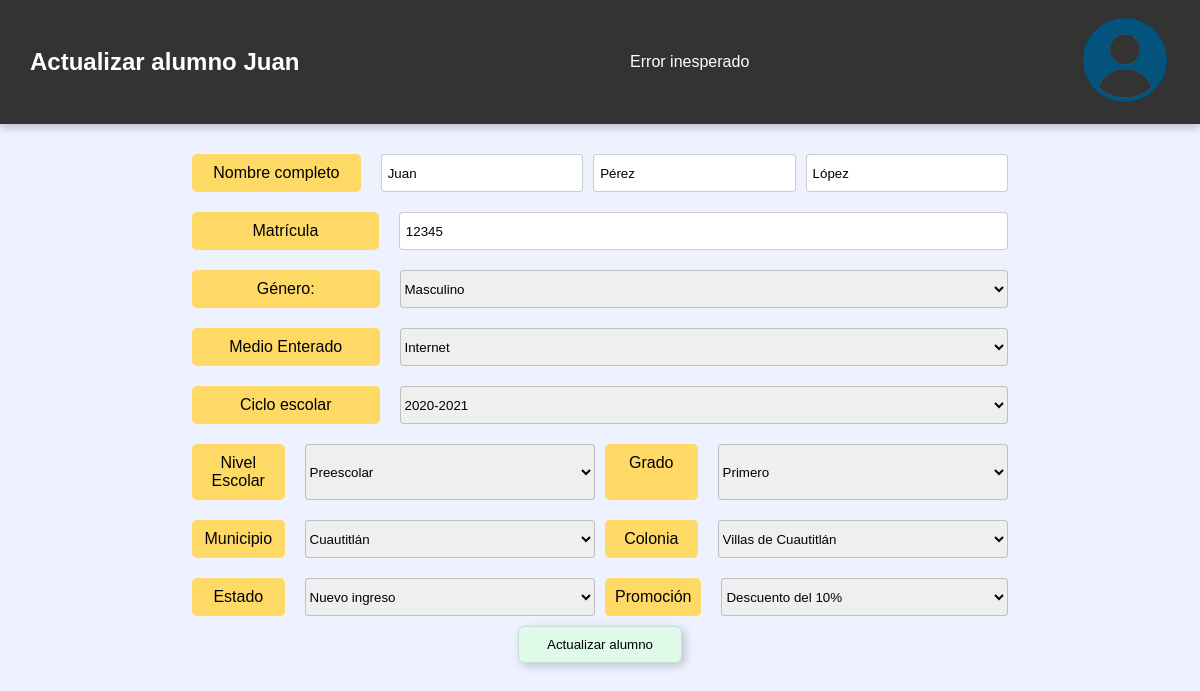
Screenshot of /actualizar_alumno.php?id=1 (signed in) with the database file from the repository.
### tables this page shows
CREATE TABLE alumno (
    id INT NOT NULL PRIMARY KEY AUTO_INCREMENT,
    nombre VARCHAR(60) NOT NULL,
    Ap VARCHAR(50) NOT NULL,
    Am VARCHAR(50) NOT NULL,
    matricula INT NOT NULL UNIQUE,
    municipio INT NOT NULL,
    genero INT NOT NULL,
    colonia INT NOT NULL,
    medio_enterado INT NOT NULL,
    promocion INT NOT NULL,
    estado INT NOT NULL,
    nivel_grado_ciclo_id INT NOT NULL,
    FOREIGN KEY (nivel_grado_ciclo_id) REFERENCES nivel_grado_ciclo(id) ON DELETE CASCADE,
    FOREIGN KEY (estado) REFERENCES estado(id) ON DELETE CASCADE,
    FOREIGN KEY (promocion) REFERENCES promocion(id) ON DELETE CASCADE,
    FOREIGN KEY (medio_enterado) REFERENCES medio_enterado(id) ON DELETE CASCADE,
    FOREIGN KEY (colonia) REFERENCES colonia(id) ON DELETE CASCADE,
    FOREIGN KEY (municipio) REFERENCES municipio(id) ON DELETE CASCADE,
    FOREIGN KEY (genero) REFERENCES genero(id) ON DELETE CASCADE
);

CREATE TABLE genero (
    id INT NOT NULL PRIMARY KEY AUTO_INCREMENT,
    descripcion VARCHAR(50) NOT NULL
);

CREATE TABLE medio_enterado (
    id INT NOT NULL PRIMARY KEY AUTO_INCREMENT,
    descripcion VARCHAR(50) NOT NULL
);

CREATE TABLE nivel_grado_ciclo (
    id INT NOT NULL PRIMARY KEY AUTO_INCREMENT,
    nivel_educativo_id INT NOT NULL,
    grado_id INT NOT NULL,
    ciclo_id INT NOT NULL,
    FOREIGN KEY (nivel_educativo_id) REFERENCES nivel_educativo(id) ON DELETE CASCADE,
    FOREIGN KEY (grado_id) REFERENCES grado(id) ON DELETE CASCADE,
    FOREIGN KEY (ciclo_id) REFERENCES ciclo(id) ON DELETE CASCADE
);

CREATE TABLE ciclo (
    id INT NOT NULL PRIMARY KEY AUTO_INCREMENT,
    descripcion VARCHAR(50) NOT NULL
);

CREATE TABLE nivel_educativo (
    id INT NOT NULL PRIMARY KEY AUTO_INCREMENT,
    descripcion VARCHAR(50) NOT NULL
);

CREATE TABLE grado (
    id INT NOT NULL PRIMARY KEY AUTO_INCREMENT,
    descripcion VARCHAR(50) NOT NULL,
    nivel_educativo_id INT NOT NULL,
    FOREIGN KEY (nivel_educativo_id) REFERENCES nivel_educativo(id) ON DELETE CASCADE
);

CREATE TABLE municipio (
    id INT NOT NULL PRIMARY KEY AUTO_INCREMENT,
    descripcion VARCHAR(50) NOT NULL
);

CREATE TABLE colonia (
    id INT NOT NULL PRIMARY KEY AUTO_INCREMENT,
    descripcion VARCHAR(50) NOT NULL,
    municipio_id INT NOT NULL, 
    FOREIGN KEY (municipio_id) REFERENCES municipio(id) ON DELETE CASCADE
);

CREATE TABLE estado(
    id INT NOT NULL PRIMARY KEY AUTO_INCREMENT,
    descripcion VARCHAR(50) NOT NULL
);

CREATE TABLE promocion (
    id INT NOT NULL PRIMARY KEY AUTO_INCREMENT,
    descripcion VARCHAR(50) NOT NULL
);

### actualizar_alumno.php (the view, shortened to what this page needs)
<?php
$pdo = Conexion::connection();
if (!$_SERVER["REQUEST_METHOD"] === "GET") {
    header("Location: ../index.php?mensaje=err1");
    exit();
} else{
    try {
        $id = $_GET['id'];
        $stmt = $pdo->prepare(
            "SELECT a.*,
                    g.descripcion as genero_descripcion,
                    me.descripcion as medio_descripcion,
                    mu.descripcion as municipio_descripcion,
                    col.descripcion as colonia_descripcion,
                    e.descripcion as estado_descripcion,
                    p.descripcion as promocion_descripcion
            FROM alumno a
            INNER JOIN genero g ON a.genero = g.id
            INNER JOIN medio_enterado me ON a.medio_enterado = me.id
            INNER JOIN municipio mu ON a.municipio = mu.id
            INNER JOIN colonia col ON a.colonia = col.id
            INNER JOIN estado e ON a.estado = e.id
            INNER JOIN promocion p ON a.promocion = p.id
            WHERE a.id = :id"
        );
        $stmt->bindParam(':id', $id);
        $stmt->execute();
        $alumno = $stmt->fetch(PDO::FETCH_ASSOC);
    } catch (\Throwable $th) {
        echo "Error: ". $th->getMessage();
        exit();
    }
    try {
        $stmt = $pdo->prepare(
            "SELECT ngc.id as nivel_grado_ciclo_id,
                    c.id as ciclo_id,
                    n.id as nivel_educativo_id,
                    g.id as grado_id,
                    c.descripcion as ciclo_descripcion,
                    n.descripcion as nivel_descripcion,
                    g.descripcion as grado_descripcion
            FROM nivel_grado_ciclo ngc
            INNER JOIN ciclo c ON ngc.ciclo_id = c.id
            INNER JOIN nivel_educativo n ON ngc.nivel_educativo_id = n.id
            INNER JOIN grado g ON ngc.grado_id = g.id
            WHERE ngc.id = :id"
        );
        $stmt->bindParam(':id', $alumno['nivel_grado_ciclo_id']);
        $stmt->execute();
        $nivel_grado_ciclo = $stmt->fetch(PDO::FETCH_ASSOC);
    } catch (\Throwable $th) {
        echo "Error: ". $th->getMessage();
        exit();
    }
}
?>
<!DOCTYPE html>
<html lang="es">
<head>
    <link rel="stylesheet" href="css/registrarAlumno.css">
    <link rel="stylesheet" href="css/header.css">
</head>
<body>
    <header>
        <h1>Actualizar alumno <?php echo htmlspecialchars($alumno['nombre']); ?></h1>
        <?php
            switch ($_GET['from']){
                default:
                    echo "Error inesperado";
                    break;
            }
        ?>
        <a href="usuario.php">
            <img src="img/usuario.png" alt="Cuenta de usuario">
        </a>
    </header>
    <div class="container">
        <form action="php/alumnos/actualizarAlumno.php" method="POST">
            <div class="form-group">
                <label for="nombre">Nombre completo</label>
                <input type="text" id="nombre" name="nombre" placeholder="Nombre(s)" value="<?php echo htmlspecialchars($alumno['nombre']); ?>" required>
                <input type="text" id="ap" name="ap" placeholder="Apellido Paterno" value="<?php echo htmlspecialchars($alumno['Ap']); ?>" required>
                <input type="text" id="am" name="am" placeholder="Apellido Materno" value="<?php echo htmlspecialchars($alumno['Am']); ?>" required>
            </div>
            <div class="form-group">
                <label for="matricula">Matrícula</label>
                <input type="text" id="matricula" name="matricula" value="<?php echo htmlspecialchars($alumno['matricula']); ?>" placeholder="0000" required>
            </div>
            <div class="form-group">
                <label for="genero">Género:</label>
                <select name="genero" id="genero" required onchange="limpiarSelect('genero')">
                    <option value="<?php echo htmlspecialchars($alumno['genero']); ?>">
                        <?php echo htmlspecialchars($alumno['genero_descripcion']); ?>
                    </option>
                </select>
            </div>
            <div class="form-group">
                <label for="medio_enterado">Medio Enterado</label>
                <select name="medio_enterado" id="medio_enterado" required onchange="limpiarSelect('medio_enterado')">
                    <option value="<?php echo htmlspecialchars($alumno['medio_enterado']); ?>">
                        <?php echo htmlspecialchars($alumno['medio_descripcion']); ?>
                    </option>
                </select>
            </div>
            <div class="form-group">
                <label for="ciclo">Ciclo escolar</label>
                <select name="ciclo" id="ciclo" required onchange="limpiarSelect('ciclo')">
                    <option value="<?php echo htmlspecialchars($nivel_grado_ciclo['ciclo_id']); ?>">
                        <?php echo htmlspecialchars($nivel_grado_ciclo['ciclo_descripcion']); ?>
                    </option>
                </select>
            </div>
            <div class="group-1">
                <div class="form-group">
                    <label for="nivel_escolar">Nivel Escolar</label>
                    <select name="nivel_escolar" id="nivel_escolar" onchange="cargarGrados()" required>
                        <option value="<?php echo htmlspecialchars($nivel_grado_ciclo['nivel_educativo_id']);?>">
                            <?php echo htmlspecialchars($nivel_grado_ciclo['nivel_descripcion']); ?>
                    </select>
                </div>
                <div class="form-group">
                    <label for="grado">Grado</label>
                    <select name="grado" id="grado" required onchange="limpiarSelect('grado')">
                        <option value="<?php echo htmlspecialchars($nivel_grado_ciclo['grado_id']);?>">
                            <?php echo htmlspecialchars($nivel_grado_ciclo['grado_descripcion']); ?>
                        </option>
                    </select>
                </div>
            </div>
            <div class="group-1">
                <div class="form-group">
                    <label for="municipio">Municipio</label>
                    <select name="municipio" id="municipio" onchange="cargarColonias()" required>
                        <option value="<?php echo htmlspecialchars($alumno['municipio']);?>">
                            <?php echo htmlspecialchars($alumno['municipio_descripcion']); ?>
                        </option>
                    </select>
                </div>
                <div class="form-group">
                    <label for="colonia">Colonia</label>
                    <select name="colonia" id="colonia" required onchange="limpiarSelect('colonia')">
                        <option value="<?php echo htmlspecialchars($alumno['colonia']);?>">
                            <?php echo htmlspecialchars($alumno['colonia_descripcion']); ?>
                        </option>
                    </select>
                </div>
            </div>
            <div class="group-1">
                <div class="form-group">
                    <label for="estado">Estado</label>
                    <select name="estado" id="estado" required onchange="limpiarSelect('estado')">
                        <option value="<?php echo htmlspecialchars($alumno['estado']);?>">
                            <?php echo htmlspecialchars($alumno['estado_descripcion']); ?>
                        </option>
                    </select>
                </div>
                <div class="form-group">
                <label for="promocion">Promoción</label>
                <select name="promocion" id="promocion" required onchange="limpiarSelect('promocion')">
                    <option value="<?php echo htmlspecialchars($alumno['promocion']);?>">
                        <?php echo htmlspecialchars($alumno['promocion_descripcion']); ?>
                    </option>
                </select>
                </div>
            </div>
            <button type="submit" class="submit-btn">Actualizar alumno</button>
        </form>
    </div>
</body>
</html>

### css/registrarAlumno.css (style rules this page uses)
.container { width: 68%; margin: 20px auto; animation: inicio 1s normal; }
form { display: flex; flex-direction: column; align-items: center; }
.form-group { display: flex; justify-content: space-between; margin: 10px 0; width: 100%; gap: 10px; }
.group-1 { display: flex; width: 100%; gap: 10px; }
.form-group:first-child { gap: 10px; }
.form-group label { width: 30%; text-align: center; margin-right: 10px; background-color: #ffd966; padding: 10px; border-radius: 5px; }
label[for="nombre"] { width: 80%; }
.form-group select { width: 100%; border: 1px solid rgb(0, 0, 0, 0.2); border-radius: 4px; }
form input[type="text"], form input[type="password"] { padding: 6px; border: 1px solid rgb(0, 0, 0, 0.2); border-radius: 4px; width: 100%; outline: none; transition: .3s; }
form button[type="submit"] { width: 20%; padding: 10px; border-radius: 6px; border: 1px solid rgb(0, 0, 0, 0.1); background-color: #dffae8; box-shadow: 3px 3px 10px rgb(0, 0, 0, 0.2); transition: .5s; outline: none; }

### css/header.css (style rules this page uses)
* { padding: 0; margin: 0; box-sizing: border-box; }
html { font-family: 'Poppins', sans-serif; background-color: #eef2ff; }
header { background-color: #333; color: #fff; padding: 15px 30px; text-align: center; display: flex; justify-content: space-between; align-items: center; box-shadow: 0px 4px 8px rgba(0, 0, 0, 0.2); transition: background-color 0.3s ease; }
header img { width: 90px; height: auto; transition: all 0.2s ease-in-out; }
header h1 { font-size: 24px; font-weight: bold; }

### rows the page displays
alumno: nombre "Juan", ap "Pérez", am "López", matricula "12345", genero "Masculino", medio_enterado "Internet", municipio "Cuautitlán", colonia "Villas de Cuautitlán", estado "Nuevo ingreso", promocion "Descuento del 10%"
nivel_grado_ciclo: ciclo "2020-2021", nivel_escolar "Preescolar", grado "Primero"
